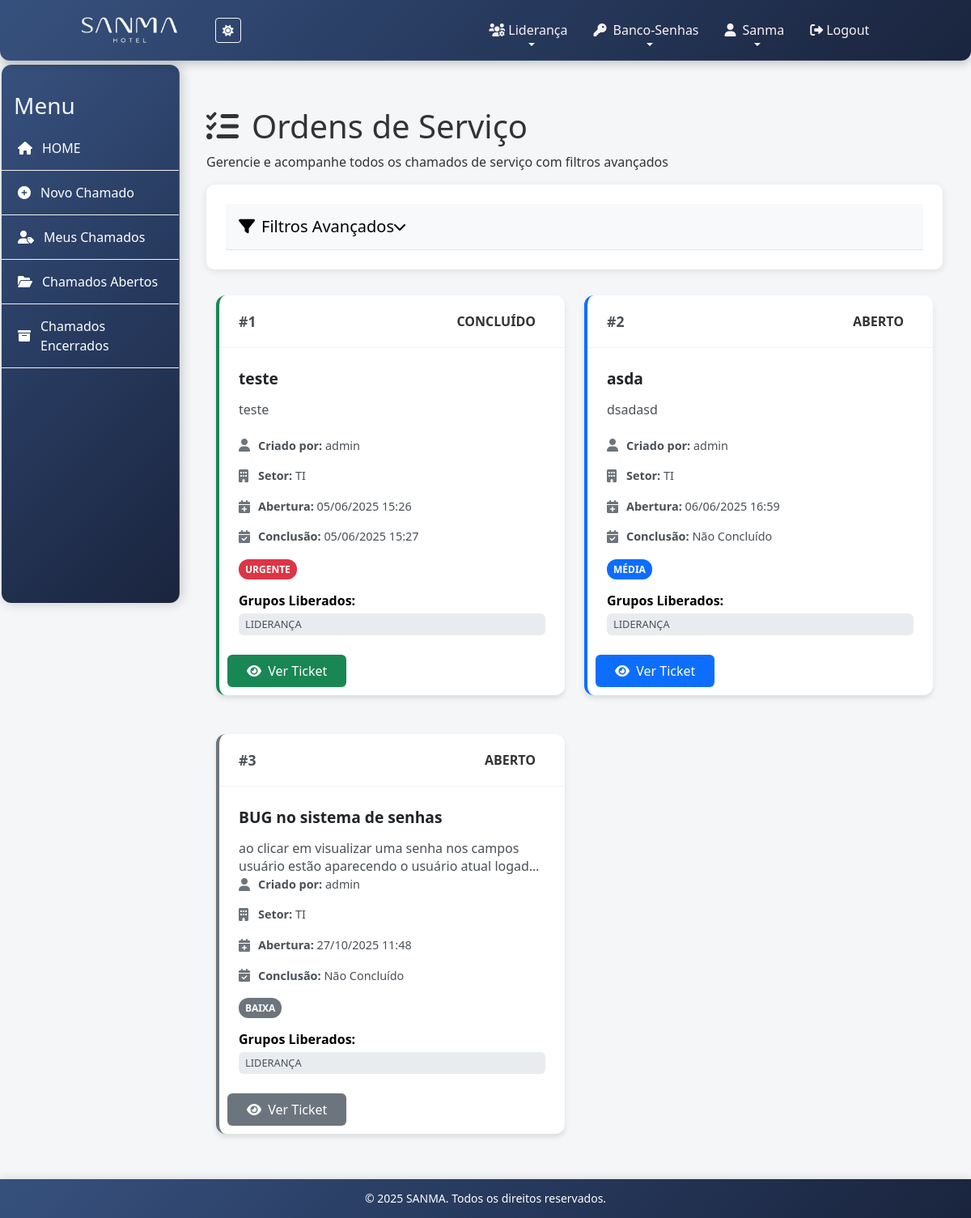
Before: /ordem-servico/listar/ (signed in) with the older database file.
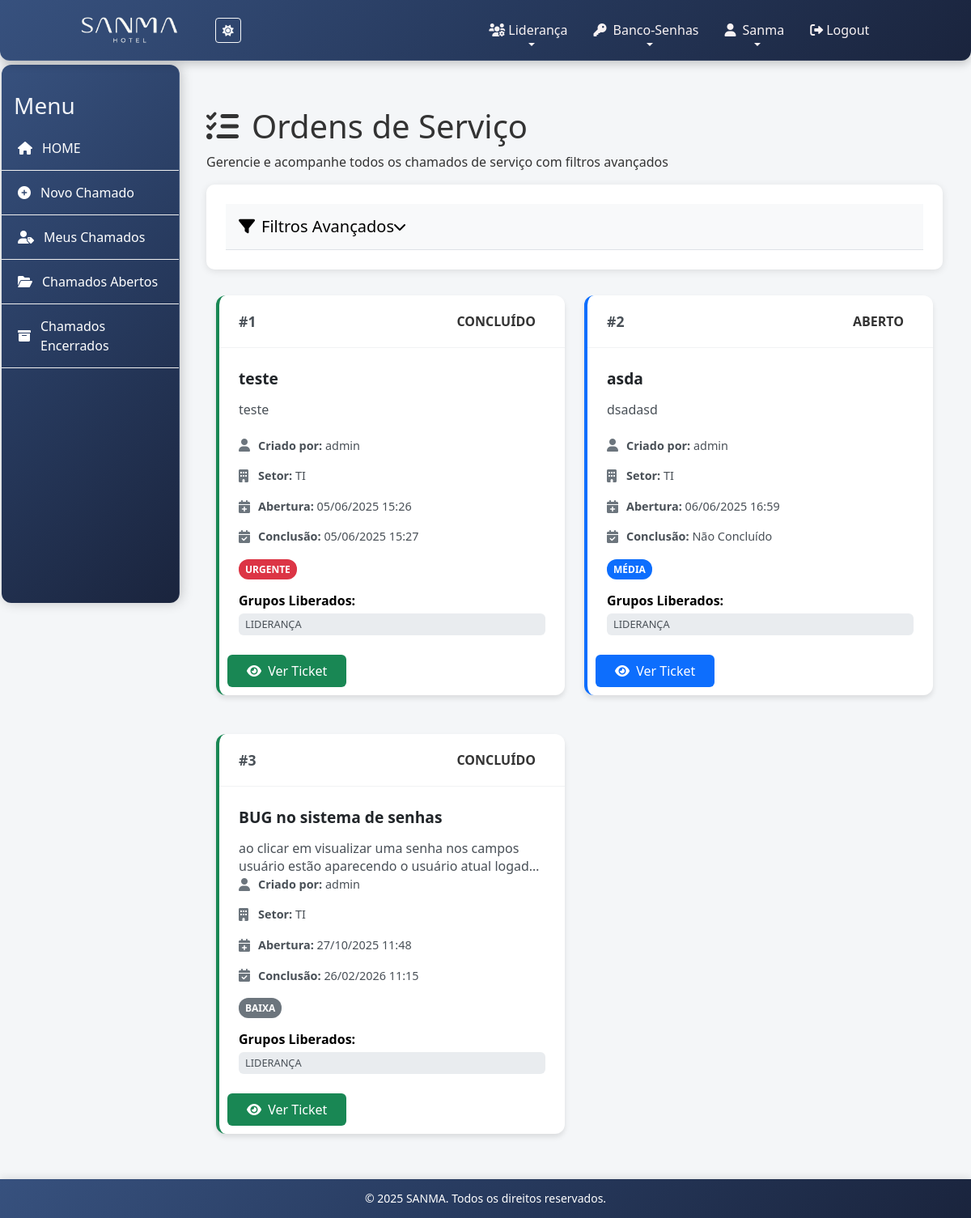
After: the same page with the newer database file.
### ordem_servico/models.py (models this page shows, shortened)
class Chamado(models.Model):
    STATUS_CHOICES = [
        ('Aberto', 'Aberto'),
        ('Em andamento', 'Em andamento'),
        ('Encaminhado a TOTVS', 'Encaminhado a TOTVS'),
        ('Concluído', 'Concluído'),
        ('Aguardando aprovação', 'Aguardando aprovação'),
        ('Em análise', 'Em análise'),
        ('Em desenvolvimento', 'Em desenvolvimento'),
        ('Manutenção', 'Manutenção'),
    ]
    PRIORIDADE_CHOICES = [
        ('Baixa', 'Baixa'),
        ('Média', 'Média'),
        ('Alta', 'Alta'),
        ('Urgente', 'Urgente'),
    ]
    assunto = models.CharField(max_length=255)
    descricao = models.TextField()
    grupo_responsavel = models.ForeignKey(Group, on_delete=models.CASCADE)
    grupo_trabalho = models.ForeignKey(GrupoTrabalho, null=True, on_delete=models.CASCADE)
    evidencia = models.FileField(upload_to='evidencias/', null=True, blank=True)
    grupos_liberados = models.ManyToManyField(Group, related_name='chamados_liberados', blank=True)
    data_abertura = models.DateTimeField(auto_now_add=True)
    data_conclusao = models.DateTimeField(null=True, blank=True)
    status = models.CharField(max_length=20, choices=STATUS_CHOICES)
    prioridade = models.CharField(max_length=10, choices=PRIORIDADE_CHOICES)
    prioridade_cliente = models.CharField(max_length=10, null=True, blank=True)
    criado_por = models.ForeignKey(User, on_delete=models.SET_NULL, null=True)
    numero_ticket = models.CharField(max_length=100, null=True, blank=True)

### ordem_servico/views/chamado.py (the view, shortened to what this page needs)
# urls.py: path('listar/', listar_chamados, name='listar_chamados'),
@login_required
def listar_chamados(request):
    grupos_usuario = request.user.groups.all()
    chamados = Chamado.objects.filter(
        Q(grupo_responsavel__in=grupos_usuario) |
        Q(criado_por=request.user) |
        Q(grupos_liberados__in=grupos_usuario)
    ).distinct() # `distinct()` is crucial here to avoid duplicate results
    status_selecionados_str = request.GET.get('status', '')
    status_selecionados = [s.strip() for s in status_selecionados_str.split(',') if s.strip()]
    if status_selecionados:
        chamados = chamados.filter(status__in=status_selecionados)
    search_term = request.GET.get('search', '').strip() # Consistent variable name
    start_date_str = request.GET.get('start_date')
    end_date_str = request.GET.get('end_date')
    start_date_obj = None
    end_date_obj = None
    if start_date_str:
        start_date_obj = parse_date(start_date_str)
        if start_date_obj:
            chamados = chamados.filter(data_abertura__date__gte=start_date_obj)
    if end_date_str:
        end_date_obj = parse_date(end_date_str)
        if end_date_obj:
            chamados = chamados.filter(data_abertura__date__lte=end_date_obj)
    if start_date_obj and end_date_obj and start_date_obj == end_date_obj:
        chamados = chamados.filter(data_abertura__date=start_date_obj)
    chamados = chamados.annotate(
        prioridade_order=Case(
            When(prioridade='Urgente', then=Value(1)),
            When(prioridade='Alta', then=Value(2)),
            When(prioridade='Média', then=Value(3)),
            When(prioridade='Baixa', then=Value(4)),
            default=Value(5),
            output_field=IntegerField()
        )
    ).order_by('prioridade_order', '-data_abertura')
    if not start_date_str and not end_date_str:
        chamados = chamados[:100]
    if not chamados.exists():
        messages.info(request, 'Nenhum chamado encontrado para os filtros aplicados.')
    context = {
        'chamados': chamados,
        'status_selecionados': status_selecionados,
        'search': search_term, # Pass the consistent search term to the template
        'start_date': start_date_str, # Pass original string for form field
        'end_date': end_date_str,     # Pass original string for form field
    }
    return render(request, 'ordem_servico/listar_chamados.html', context)

### templates/ordem_servico/listar_chamados.html (shortened to what this page needs)
{% extends 'core/base.html' %}
{% load static %}
{% block extra_css %}
<link rel="stylesheet" href="{% static 'css/sidebar.css' %}?v=1.0">
<link rel="stylesheet" href="{% static 'css/adm_ordem_servico/listar_chamados.css' %}?v=1.0">
{% endblock %}
{% block content %}
{% include 'ordem_servico/menu_os.html' %}
<div class="main-content-wrapper">
    <div class="header-section">
        <h1 class="mb-2"><i class="fas fa-tasks me-3"></i>Ordens de Serviço</h1>
        <p class="mb-0">Gerencie e acompanhe todos os chamados de serviço com filtros avançados</p>
    </div>
    <div class="filters-section container">
        <div class="filters-header" onclick="toggleFilters()">
            <div class="d-flex justify-content-between align-items-center">
                <h5 class="mb-0"><i class="fas fa-filter me-2"></i>Filtros Avançados</h5>
                <i class="fas fa-chevron-down" id="filterToggleIcon"></i>
            </div>
        </div>
    </div>
    <div id="serviceCards" class="container">
        {% for chamado in chamados %}
        <div class="service-card prioridade-{{ chamado.prioridade|lower }} {% if chamado.status == 'Concluído' %}status-concluido{% endif %}">
            <div class="card-header">
                <div class="ticket-number">#{{ chamado.id }}</div>
                <span class="status-badge {{ chamado.status|slugify }}">{{ chamado.status }}</span>
            </div>
            <div class="card-body">
                <div class="subject">{{ chamado.assunto }}</div>
                <div class="description">{{ chamado.descricao }}</div>
                <div class="info-grid">
                    <div class="info-item">
                        <i class="fas fa-user info-icon"></i>
                        <span class="info-text"><strong>Criado por:</strong> {{ chamado.criado_por.username|default:"Não Informado" }}</span>
                    </div>
                    <div class="info-item">
                        <i class="fas fa-building info-icon"></i>
                        <span class="info-text"><strong>Setor:</strong> {{ chamado.grupo_responsavel.name|default:"Não Atribuído" }}</span>
                    </div>
                    <div class="info-item">
                        <i class="fas fa-calendar-plus info-icon"></i>
                        <span class="info-text"><strong>Abertura:</strong> {{ chamado.data_abertura|date:"d/m/Y H:i" }}</span>
                    </div>
                    <div class="info-item">
                        <i class="fas fa-calendar-check info-icon"></i>
                        <span class="info-text"><strong>Conclusão:</strong> {{ chamado.data_conclusao|date:"d/m/Y H:i"|default:"Não Concluído" }}</span>
                    </div>
                </div>
                <span class="priority-badge {{ chamado.prioridade|lower }}">{{ chamado.prioridade }}</span>
                <div class="groups-list mt-3">
                    <strong>Grupos Liberados:</strong>
                    {% if chamado.grupos_liberados.all %}
                        {% for grupo in chamado.grupos_liberados.all %}
                            <div class="group-item">{{ grupo.name }}</div>
                        {% endfor %}
                    {% else %}
                        <div class="group-item">Não há grupos liberados.</div>
                    {% endif %}
                </div>
            </div>
           <div class="card-footer">
                <a href="{% url 'visualizar_chamado' chamado.id %}"
                class="view-ticket-btn prioridade-{{ chamado.prioridade|lower|slugify }} {% if chamado.status == 'Concluído' %}concluido{% endif %}">
                    <i class="fas fa-eye me-1"></i> Ver Ticket
                </a>
            </div>
        </div>
        {% empty %}
        <div class="empty-state">
            <i class="fas fa-inbox"></i>
            <h4>Nenhum chamado encontrado</h4>
            <p>Não há chamados que correspondam aos filtros aplicados.</p>
        </div>
        {% endfor %}
    </div>
</div>
{% endblock %}

Changed rows visible on the page:
changed Chamado "BUG no sistema de senhas": status "ABERTO" → "CONCLUÍDO"; data_conclusao "Não Concluído" → "26/02/2026 11:15"
